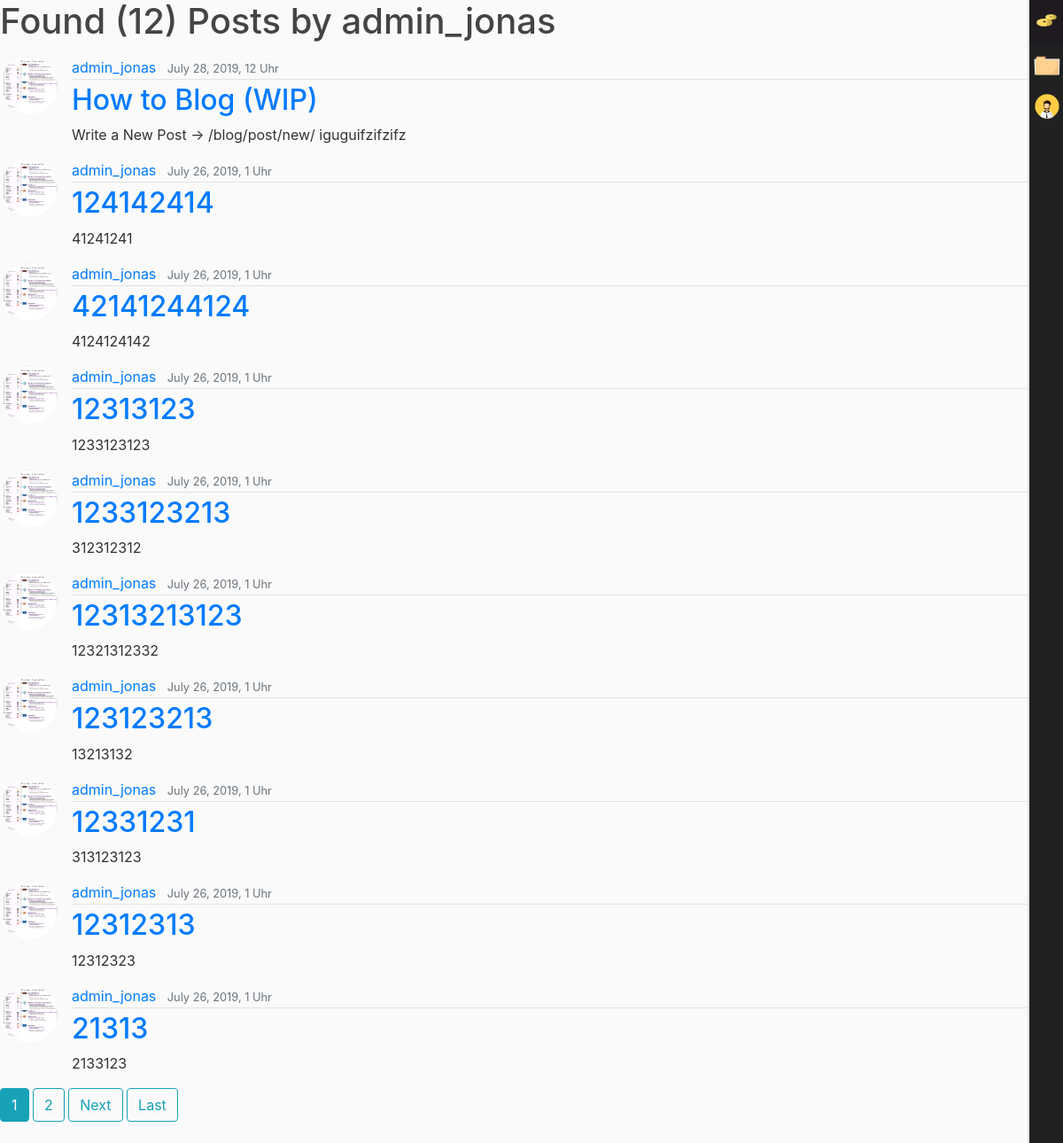
/blog/user/admin_jonas, run on an earlier commit of the app's database.
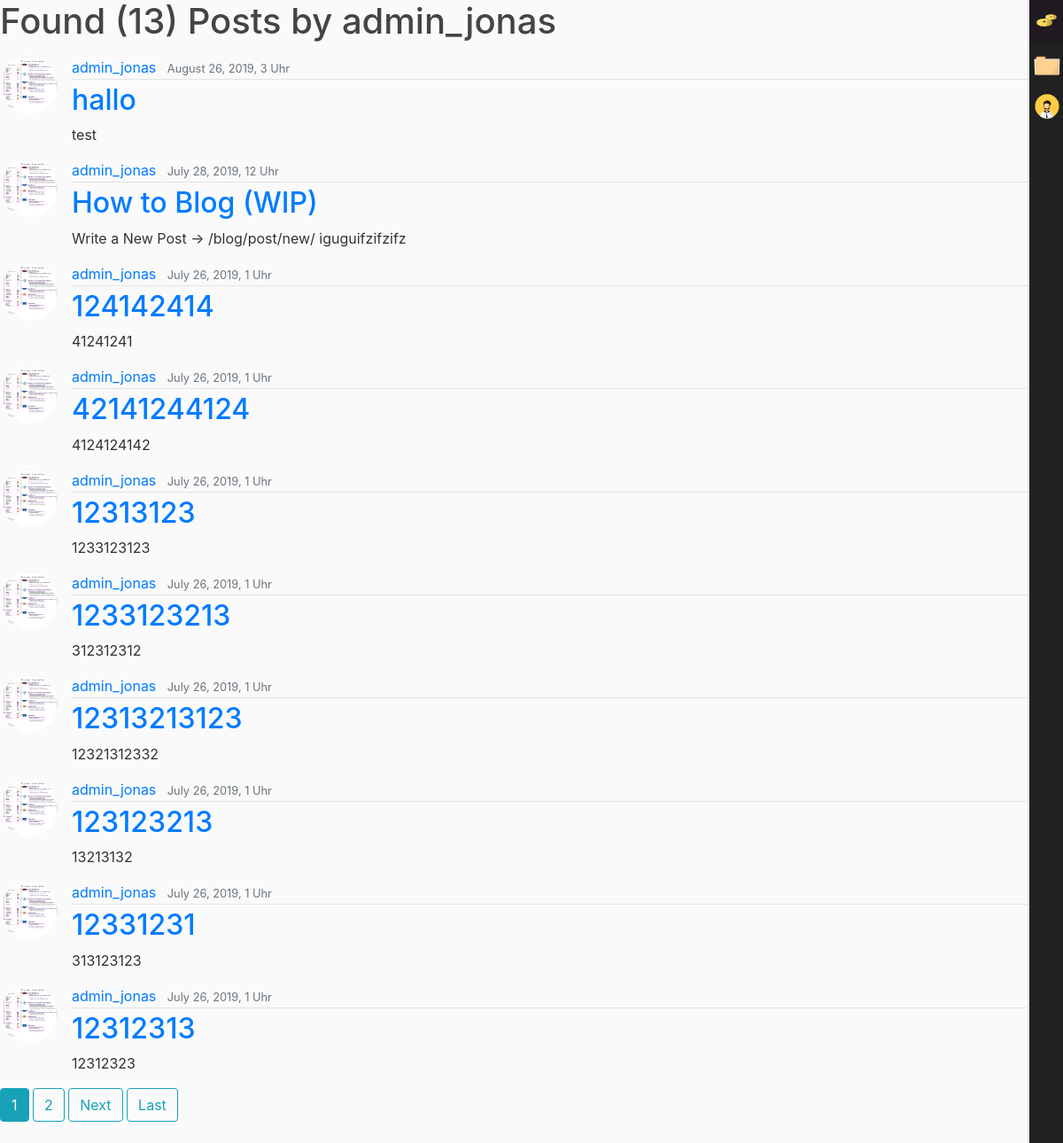
And on a later commit of the database.
### blog/models.py (models this page shows, shortened)
class Post(models.Model):
    title = models.CharField(max_length=100)
    content = models.TextField()
    date_posted = models.DateTimeField(default=timezone.now)
    author = models.ForeignKey(User, on_delete=models.CASCADE)

### users/models.py (models this page shows, shortened)
class Profile(models.Model):
    user = models.OneToOneField(User, on_delete=models.CASCADE)
    image = models.ImageField(default='default.jpg', upload_to='profile_images')

### blog/views.py (the view)
# urls.py: path('user/<str:username>', UserPostListView.as_view(), name='user-posts'),
class UserPostListView(ListView):
    model = Post
    template_name = 'blog/user_posts.html'
    context_object_name = 'posts'
    paginate_by = 10
    def get_queryset(self):
        user = get_object_or_404(User, username= self.kwargs.get('username'))
        return Post.objects.filter(author=user).order_by('-date_posted')

### blog/templates/blog/user_posts.html (shortened to what this page needs)
{% extends 'base/base.html' %}
{% block content %}
<h1 class="mb-3">Found ({{ page_obj.paginator.count }}) Posts by {{ view.kwargs.username }} </h2>
{% for element in posts %}
<article class="media content-section">
<img class="rounded-circle article-img" src="{{ element.author.profile.image.url }}">
    <div class="media-body">
        <div class="article-metadata">
            <a class="mr-2" href="{% url 'user-posts' element.author.username %}">{{ element.author }}</a>
            <small class="text-muted">{{ element.date_posted|date:"F d, Y, g"}} Uhr</small>
        </div>
        <h2><a class="article-title" href="{% url 'post-detail' element.id %}">{{ element.title }}</a></h2>
        <p class="article-content">{{ element.content }}</p>
    </div>
</article>
{% endfor %}
{% if is_paginated%}
    {% for num in page_obj.paginator.page_range %}
        {% if page_obj.number == num %}
            <a class="btn btn-info mb-4" href="?page={{ num }}">{{ num }}</a>
        {% elif num > page_obj.number|add:'-3' and num < page_obj.number|add:'3' %}
        <a class="btn btn-outline-info mb-4" href="?page={{ num }}">{{ num }}</a>
        {% endif %}
    {% endfor %}
    {% if page_obj.has_next %}
            <a class="btn btn-outline-info mb-4" href="?page={{ page_obj.next_page_number}}">Next</a>
            <a class="btn btn-outline-info mb-4" href="?page={{ page_obj.paginator.num_pages}}">Last</a>
    {% endif%}
{% endif %}
{% endblock content %}

What changed in the data, as far as the page shows it:
no longer on this page (row unchanged): Post: author.profile.image (picture), author "admin_jonas", date_posted "July 26, 2019, 1", title "21313", content "2133123"
added Post: author.profile.image (picture), author "admin_jonas", date_posted "August 26, 2019, 3", title "hallo", content "test"
Also different on the page:
{{ page_obj.paginator.count }}: "12" → "13"
